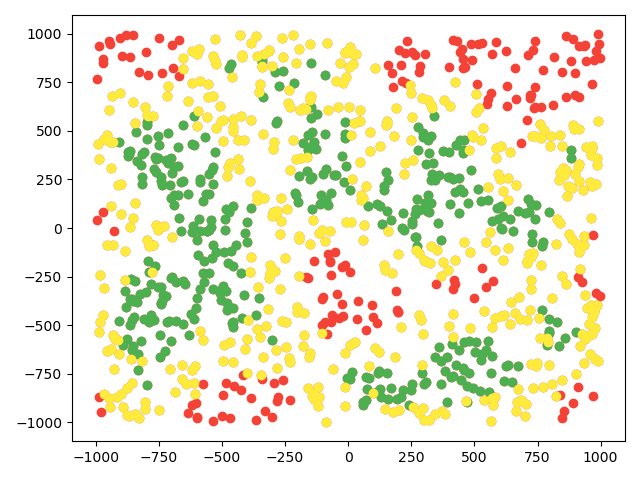

Recreate this plot in Python.
import sys
import math
import numpy as np
import matplotlib.pyplot as plt
import pandas as pd

AXIS = [-1000, 1000]
POINT_AMOUNT = 1000
MIN_CLUSTER_AMOUNT = math.sqrt(POINT_AMOUNT)
COLORS = ["#4caf50", "#ffeb3b", "#f44336"]
RADIUS = abs(AXIS[0] - AXIS[1]) / 10
FIG = plt.gcf()
FIG.show()
X=0
Y=1

def vector_len(a_x, a_y, b_x, b_y):
    diff_x = a_x - b_x
    diff_y = a_y - b_y
    return math.sqrt(diff_x * diff_x + diff_y * diff_y)

if __name__ == "__main__":
    points = np.random.randint(AXIS[X], AXIS[Y], (2, POINT_AMOUNT))
    dinstances = list([] for i in range(POINT_AMOUNT))
    for i in range(len(points[X])):
        for j in range(len(points[X])):
            dinstances[i].append(vector_len(points[X][i], points[Y][i], points[X][j], points[Y][j]))
    green = [[], []]
    yellow = [[], []]
    gIndexes = []
    yIndexes = []
    red = points.copy()
    for i in range(len(dinstances[X])):
        filtered = list(filter(lambda x: x <= RADIUS and x != 0, dinstances[i]))
        if (len(filtered) < MIN_CLUSTER_AMOUNT): continue
        gIndexes.append(i)
        green[X].append(points[X][i])
        green[Y].append(points[Y][i])
    for i in range(len(dinstances)):
        if (i in gIndexes): continue
        if(not any(map(lambda x: dinstances[i][x] <= RADIUS and dinstances[i][x] != 0, gIndexes))): continue
        yIndexes.append(i)
        yellow[X].append(points[X][i])
        yellow[Y].append(points[Y][i])
    plt.plot(points[X], points[Y], 'ro', color=COLORS[2])
    plt.plot(green[X], green[Y], 'ro', color=COLORS[0])
    plt.plot(yellow[X], yellow[Y], 'ro', color=COLORS[1])
    FIG.canvas.draw()
    plt.show()
